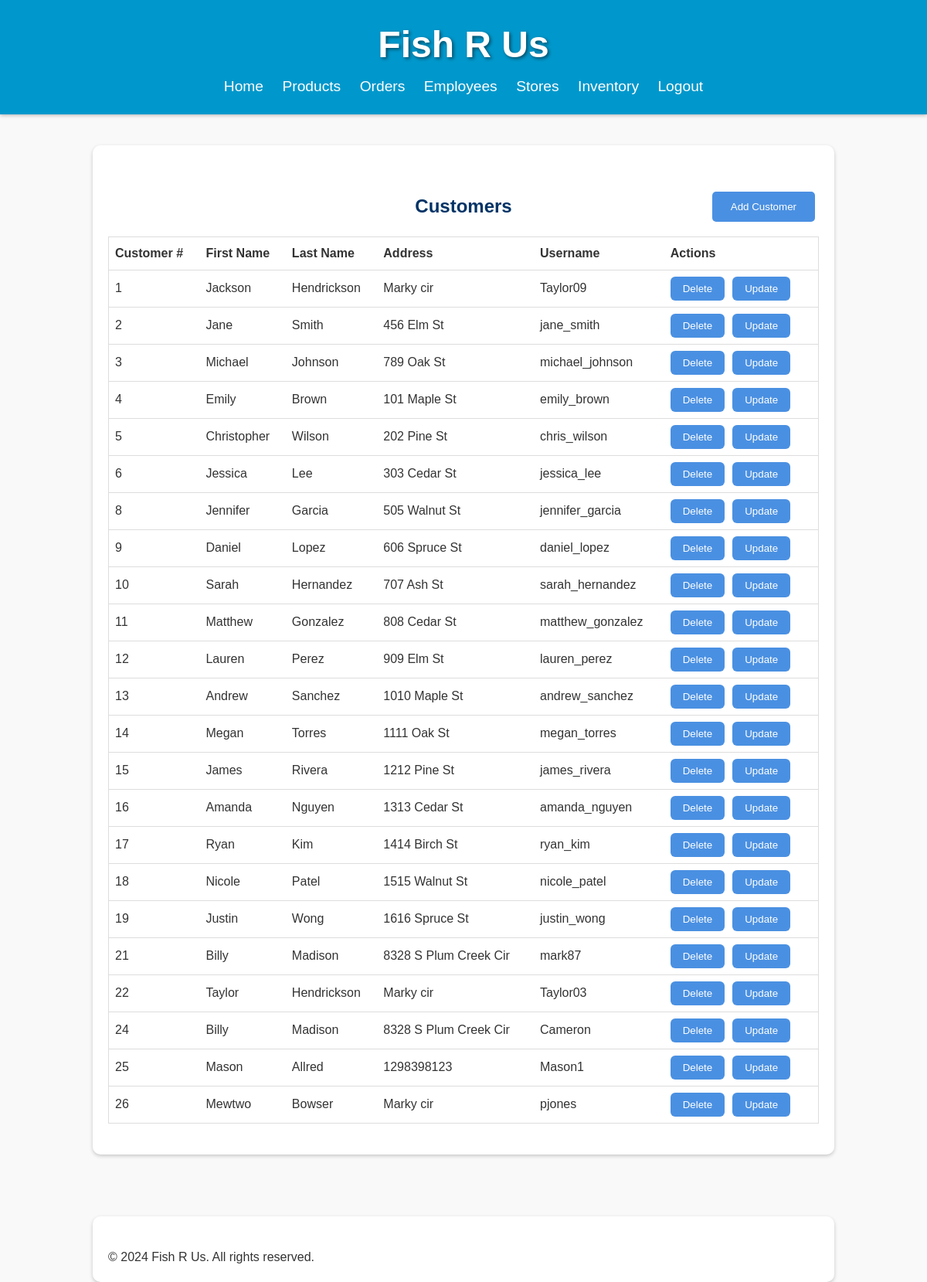
The app's page /Customers.php (signed in) with its own data.
### tables this page shows
CREATE TABLE IF NOT EXISTS `customer` (
  `Customer_ID` int NOT NULL AUTO_INCREMENT,
  `Surname` varchar(20) NOT NULL,
  `Forename` varchar(20) NOT NULL,
  `Address` varchar(50) NOT NULL,
  `Username` varchar(30) NOT NULL,
  `Password` varchar(250) NOT NULL,
  `Role_ID` varchar(20) NOT NULL,
  PRIMARY KEY (`Customer_ID`)
);

### Customers.php (the view, shortened to what this page needs)
<!DOCTYPE html>
<?php
require_once 'checksession.php';
?>
<html lang="en">
<head>
    <link rel="stylesheet" href="styles.css">
</head>
<body>
    <header>
        <h1>Fish R Us</h1>
        <nav>
            <ul>
                <li><a href="Homepage.php">Home</a></li>
                <li><a href="Products.php">Products</a></li>
                <li><a href="Orders.php">Orders</a></li>
                <li><a href="Employees.php">Employees</a></li>
                <li><a href="Stores.php">Stores</a></li>
                <li><a href="Inventory.php">Inventory</a></li>
                <li><a href="Logout.php">Logout</a></li>
            </ul>
        </nav>
    </header>
    <section id="customers">
        <div class="container">
            <div class="table-container">
                <h2 style="text-align: center;">Customers</h2>
                <div style='position: absolute; top: 0; right: 0; margin: 0px;'>
                    <form method='get' action='Add_Customer.php'>
                        <button type='submit'>Add Customer</button>
                    </form>
                </div>
                <table>
                    <thead>
                        <tr>
                            <th>Customer #</th>
                            <th>First Name</th>
                            <th>Last Name</th>
                            <th>Address</th>
                            <th>Username</th>
                            <th>Actions</th>
                        </tr>
                    </thead>
                    <tbody>
                        <?php
                        $conn = new mysqli($hn, $un, $pw, $db);
                        $query = "SELECT `Customer_ID`, `Surname`, `Forename`, `Address`, `Username` FROM customer";
                        $result = $conn->query($query);
                        while ($row = $result->fetch_assoc()) {
                            echo "<tr>";
                            echo "<td>" . $row['Customer_ID'] . "</td>";
                            echo "<td>" . $row['Surname'] . "</td>";
                            echo "<td>" . $row['Forename'] . "</td>";
                            echo "<td>" . $row['Address'] . "</td>";
                            echo "<td>" . $row['Username'] . "</td>";
                            echo "<td>";
                            echo "<form style='display: inline-block;' method='post' action='" . htmlspecialchars($_SERVER["PHP_SELF"]) . "'>";
                            echo "<button class='delete-button' type='submit'>Delete</button>";
                            echo "</form>";
                            echo "<a href='Update Customer.php?Customer_ID=" . $row['Customer_ID'] . "&Surname=" . urlencode($row['Surname']) . "&Forename=" . urlencode($row['Forename']) . "&Address=" . urlencode($row['Address']) . "&Username=" . urlencode($row['Username']) . "'>";
                            echo "<button class='update-button'>Update</button>";
                            echo "</a>";
                            echo "</td>";
                            echo "</tr>";
                        }
                        ?>
                    </tbody>
                </table>
            </div>
        </div>
    </section>
    <div class="container">
        <p>&copy; 2024 Fish R Us. All rights reserved.</p>
    </div>
</body>
</html>

### styles.css (style rules this page uses)
* { margin: 0; padding: 0; box-sizing: border-box; }
body { font-family: Arial, sans-serif; line-height: 1.6; background-color: #f9f9f9; color: #333; }
header { background-color: #0098CC; color: #fff; padding: 20px 0; text-align: center; box-shadow: 0 1px 5px rgba(0, 0, 0, 0.3); }
header h1 { font-size: 3em; text-shadow: 2px 2px 4px rgba(0, 0, 0, 0.5); }
nav ul { list-style: none; }
nav ul li { display: inline; margin: 0 10px; }
nav ul li a { color: #fff; text-decoration: none; font-size: 1.2em; }
.container { width: 80%; margin: auto; padding: 20px; background-color: #fff; border-radius: 10px; box-shadow: 0 2px 5px rgba(0, 0, 0, 0.2); padding-top: 40px; }
section { padding: 40px 0; margin-bottom: 40px; }
section h2 { margin-bottom: 20px; color: #003366; }
button[type="submit"] { padding: 12px 24px; background-color: #4a90e2; color: #fff; border: none; border-radius: 5px; cursor: pointer; display: block; margin: auto; }

### Customers.php (style rules this page uses)
.table-container { width: auto; margin: 20px auto; position: relative; }
table { width: 100%; border-collapse: collapse; border: 1px solid #ddd; }
th, td { padding: 8px; text-align: left; border-bottom: 1px solid #ddd; }
form { margin-right: 5px; }
button.delete-button { background-color: #4a90e2; color: white; padding: 8px 16px; border: none; cursor: pointer; border-radius: 6px; margin-right: 5px; }
button.update-button { background-color: #4a90e2; color: white; padding: 8px 16px; border: none; cursor: pointer; border-radius: 6px; margin-right: 5px; }

### records on screen
customer: Customer_ID "1", Surname "Jackson", Forename "Hendrickson", Address "Marky cir", Username "Taylor09"
customer: Customer_ID "2", Surname "Jane", Forename "Smith", Address "456 Elm St", Username "jane_smith"
customer: Customer_ID "3", Surname "Michael", Forename "Johnson", Address "789 Oak St", Username "michael_johnson"
customer: Customer_ID "4", Surname "Emily", Forename "Brown", Address "101 Maple St", Username "emily_brown"
customer: Customer_ID "5", Surname "Christopher", Forename "Wilson", Address "202 Pine St", Username "chris_wilson"
customer: Customer_ID "6", Surname "Jessica", Forename "Lee", Address "303 Cedar St", Username "jessica_lee"
customer: Customer_ID "8", Surname "Jennifer", Forename "Garcia", Address "505 Walnut St", Username "jennifer_garcia"
customer: Customer_ID "9", Surname "Daniel", Forename "Lopez", Address "606 Spruce St", Username "daniel_lopez"
customer: Customer_ID "10", Surname "Sarah", Forename "Hernandez", Address "707 Ash St", Username "sarah_hernandez"
customer: Customer_ID "11", Surname "Matthew", Forename "Gonzalez", Address "808 Cedar St", Username "matthew_gonzalez"
customer: Customer_ID "12", Surname "Lauren", Forename "Perez", Address "909 Elm St", Username "lauren_perez"
customer: Customer_ID "13", Surname "Andrew", Forename "Sanchez", Address "1010 Maple St", Username "andrew_sanchez"
customer: Customer_ID "14", Surname "Megan", Forename "Torres", Address "1111 Oak St", Username "megan_torres"
customer: Customer_ID "15", Surname "James", Forename "Rivera", Address "1212 Pine St", Username "james_rivera"
customer: Customer_ID "16", Surname "Amanda", Forename "Nguyen", Address "1313 Cedar St", Username "amanda_nguyen"
customer: Customer_ID "17", Surname "Ryan", Forename "Kim", Address "1414 Birch St", Username "ryan_kim"
customer: Customer_ID "18", Surname "Nicole", Forename "Patel", Address "1515 Walnut St", Username "nicole_patel"
customer: Customer_ID "19", Surname "Justin", Forename "Wong", Address "1616 Spruce St", Username "justin_wong"
customer: Customer_ID "21", Surname "Billy", Forename "Madison", Address "8328 S Plum Creek Cir", Username "mark87"
customer: Customer_ID "22", Surname "Taylor", Forename "Hendrickson", Address "Marky cir", Username "Taylor03"
customer: Customer_ID "24", Surname "Billy", Forename "Madison", Address "8328 S Plum Creek Cir", Username "Cameron"
customer: Customer_ID "25", Surname "Mason", Forename "Allred", Address "1298398123", Username "Mason1"
customer: Customer_ID "26", Surname "Mewtwo", Forename "Bowser", Address "Marky cir", Username "pjones"
